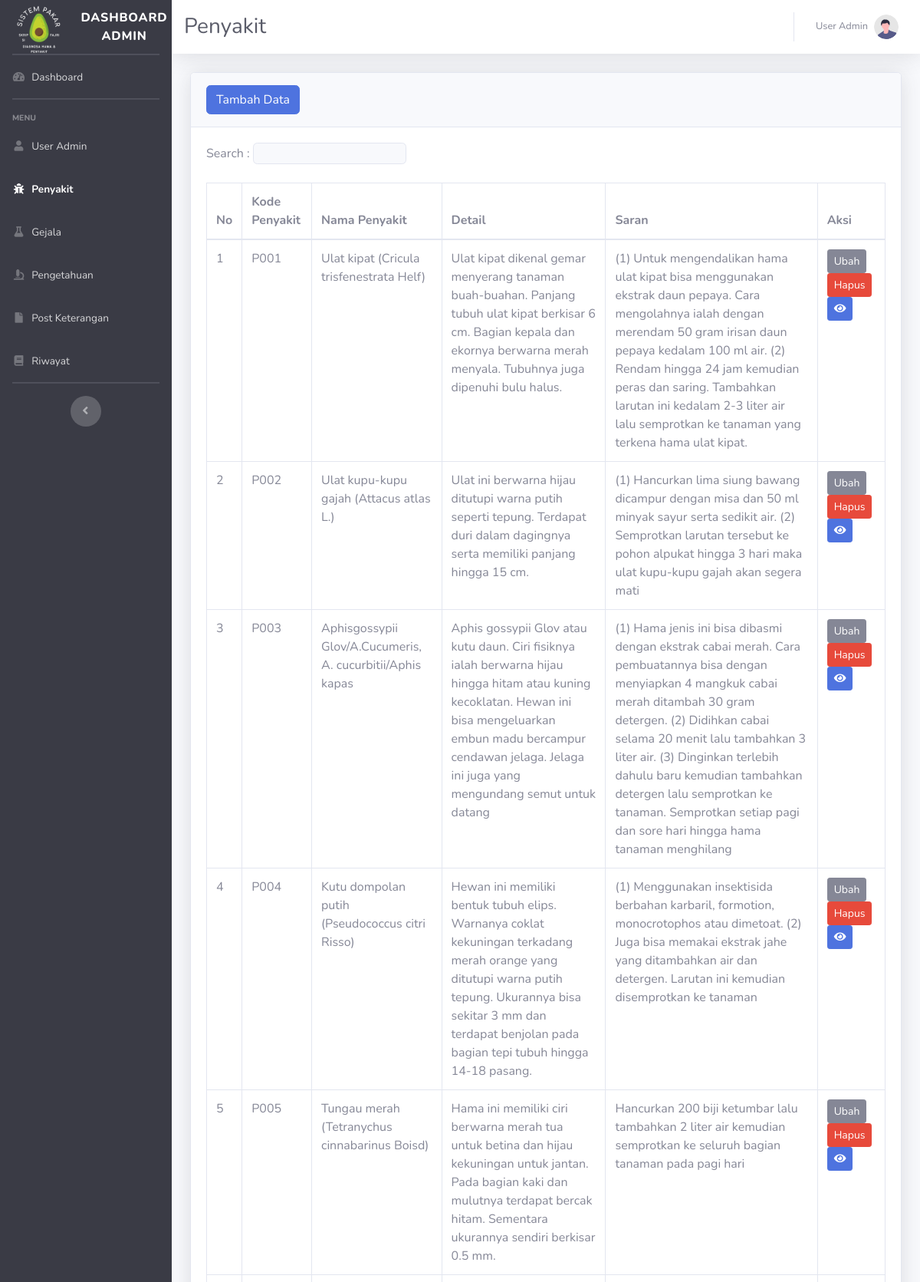
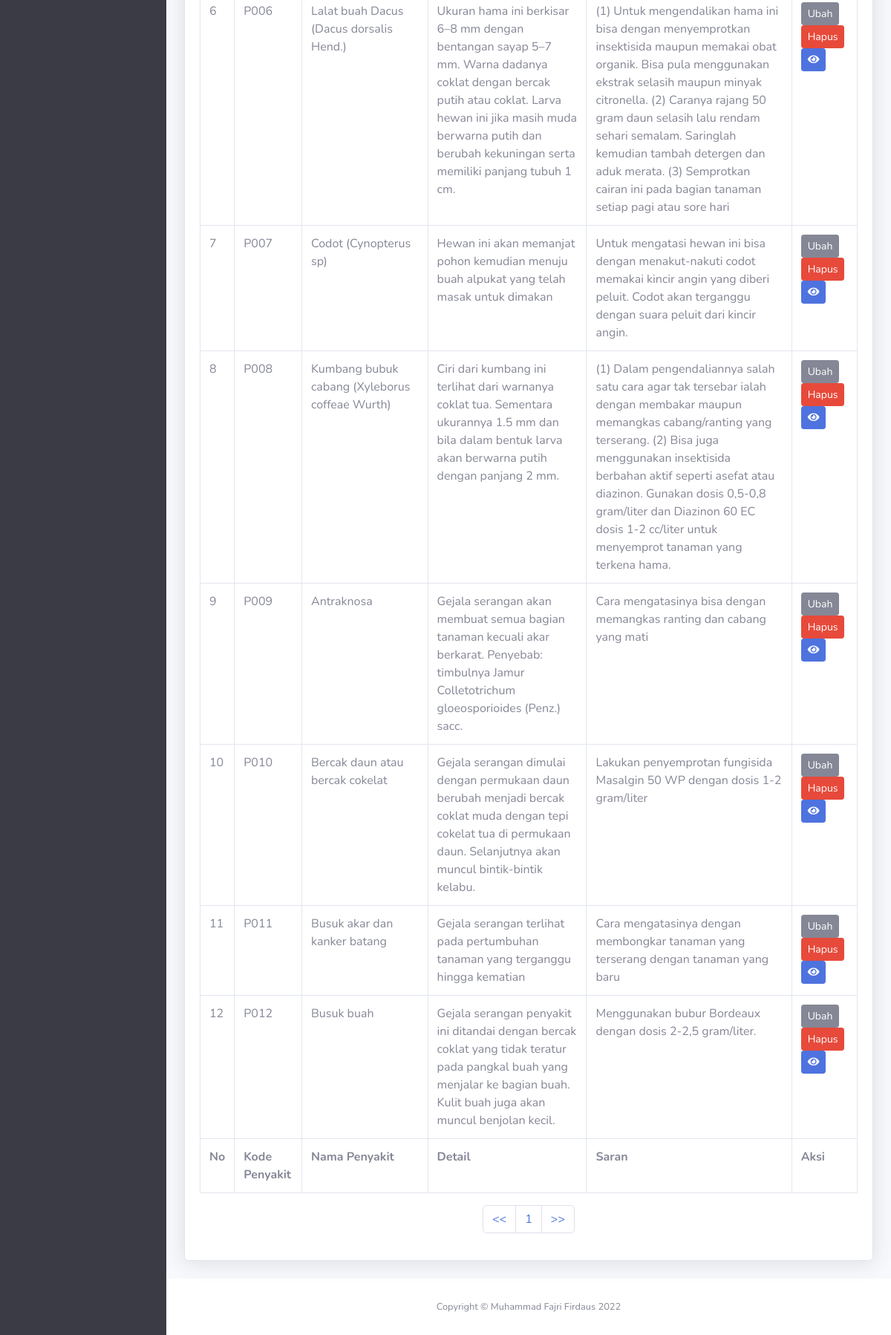
The page /admin/penyakit.php (signed in) on the database its author committed (2 pictures, top to bottom).
### tables this page shows
CREATE TABLE `penyakit` (
  `id` int(11) NOT NULL AUTO_INCREMENT,
  `kode_penyakit` varchar(5) NOT NULL,
  `nama_penyakit` varchar(255) NOT NULL,
  `det_penyakit` text NOT NULL,
  `srn_penyakit` text NOT NULL,
  `img` varchar(255) NOT NULL,
  PRIMARY KEY (`id`)
);

### admin/penyakit.php (the view, shortened to what this page needs)
<?php
include 'head.php';
?>
</head>
<body id="page-top">
    <div id="wrapper">
        <?php include 'side.php' ?>
        <div id="content-wrapper" class="d-flex flex-column">
            <div id="content">
                <?php include 'nav.php' ?>
                <div class="container-fluid">
                    <div class="card shadow mb-4">
                        <div class="card-header py-3">
                            <button class="btn btn-primary" type="button" data-target="#modalAdd" data-toggle="modal" data-whatever="@getbootstrap">Tambah Data</button>
                        </div>
                        <div class="card-body">
                            <div class="table-responsive">
                                <label for="search">Search :</label>
                                <input class="border rounded bg-light sm mb-4 col-xs-2" type="text" id="search" onkeyup="searchTable()">
                                <table class="table table-bordered" id="myTable" width="100%" cellspacing="0">
                                    <thead>
                                        <tr>
                                            <th>No</th>
                                            <th>Kode Penyakit</th>
                                            <th>Nama Penyakit</th>
                                            <th>Detail</th>
                                            <th>Saran</th>
                                            <th>Aksi</th>
                                        </tr>
                                    </thead>
                                    <tfoot style="border-top: #37393b;">
                                        <tr>
                                            <th>No</th>
                                            <th>Kode Penyakit</th>
                                            <th>Nama Penyakit</th>
                                            <th>Detail</th>
                                            <th>Saran</th>
                                            <th>Aksi</th>
                                        </tr>
                                    </tfoot>
                                    <tbody>
                                        <tr>
                                            <?php
                                            $edge = 25;
                                            $page = isset($_GET['page']) ? (int)$_GET['page'] : 1;
                                            $firstPage = ($page > 1) ? ($page * $edge) - $edge : 0;
                                            $previous = $page - 1;
                                            $next = $page + 1;
                                            $query = "SELECT * FROM penyakit";
                                            $sql = mysqli_query($conn, $query);
                                            $bil = $firstPage + 1;
                                            $d = mysqli_num_rows($sql);
                                            $pages = ceil($d / $edge);
                                            $datatable = mysqli_query($conn, "SELECT * FROM penyakit LIMIT $firstPage, $edge");
                                            while ($d = mysqli_fetch_array($datatable)) {
                                            ?>
                                        <tr>
                                            <td><?= $bil++; ?></td>
                                            <td><?= $d['kode_penyakit']; ?></td>
                                            <td><?= $d['nama_penyakit']; ?></td>
                                            <td><?= $d['det_penyakit']; ?></td>
                                            <td><?= $d['srn_penyakit']; ?></td>
                                            <td>
                                                <a href="" class='btn btn-secondary btn-sm' type='button' data-target="#modalEditData<?= $d['id']; ?>" data-toggle='modal'>Ubah</a>
                                                <button class='btn btn-danger btn-sm' type='button' data-target='#modalHapusData<?= $d['id']; ?>' data-toggle='modal'>Hapus</button>
                                                <button class='btn btn-primary btn-sm' type='button' data-target='#modalPreviewData<?= $d['id']; ?>' data-toggle='modal'><i class="fas fa-eye"></i></button>
                                            </td>
                                        </tr>
                                        </tr>
                            </div>
                        </div>
                    </div>
                </div>
            <?php } ?>
            <nav>
                <ul class="pagination justify-content-center">
                    <li class="page-item">
                        <a class="page-link" <?php if ($page > 1) {
                                                    echo "href='?page=$previous'";
                                                } ?>>
                            << </a>
                    </li>
                    <?php
                    for ($x = 1; $x <= $pages; $x++) {
                    ?>
                        <li class="page-item"><a class="page-link" href="?page=<?php echo $x ?>"><?php echo $x; ?></a></li>
                    <?php
                    }
                    ?>
                    <li class="page-item">
                        <a class="page-link" <?php if ($page < $pages) {
                                                    echo "href='?page=$next'";
                                                } ?>>>></a>
                    </li>
                </ul>
            </nav>
    <?php include 'footer.php' ?>

### rows shown on the page
penyakit: kode_penyakit "P001", nama_penyakit "Ulat kipat (Cricula trisfenestrata Helf)", det_penyakit "Ulat kipat dikenal gemar menyerang tanaman buah-buahan. Panjang tubuh ulat kipat berkisar 6 cm. Bagian kepala dan ekornya berwarna merah menyala. Tubuhnya juga dipenuhi bulu halus.", srn_penyakit "(1) Untuk mengendalikan hama ulat kipat bisa menggunakan ekstrak daun pepaya. Cara mengolahnya ialah dengan merendam 50 gram irisan daun pepaya kedalam 100 ml air. (2) Rendam hingga 24 jam kemudian peras dan saring. Tambahkan larutan ini kedalam 2-3 liter air lalu semprotkan ke tanaman yang terkena hama ulat kipat."
penyakit: kode_penyakit "P002", nama_penyakit "Ulat kupu-kupu gajah (Attacus atlas L.)", det_penyakit "Ulat ini berwarna hijau ditutupi warna putih seperti tepung. Terdapat duri dalam dagingnya serta memiliki panjang hingga 15 cm.", srn_penyakit "(1) Hancurkan lima siung bawang dicampur dengan misa dan 50 ml minyak sayur serta sedikit air. (2) Semprotkan larutan tersebut ke pohon alpukat hingga 3 hari maka ulat kupu-kupu gajah akan segera mati"
penyakit: kode_penyakit "P003", nama_penyakit "Aphisgossypii Glov/A.Cucumeris, A. cucurbitii/Aphis kapas", det_penyakit "Aphis gossypii Glov atau kutu daun. Ciri fisiknya ialah berwarna hijau hingga hitam atau kuning kecoklatan. Hewan ini bisa mengeluarkan embun madu bercampur cendawan jelaga. Jelaga ini juga yang mengundang semut untuk datang", srn_penyakit "(1) Hama jenis ini bisa dibasmi dengan ekstrak cabai merah. Cara pembuatannya bisa dengan menyiapkan 4 mangkuk cabai merah ditambah 30 gram detergen. (2) Didihkan cabai selama 20 menit lalu tambahkan 3 liter air. (3) Dinginkan terlebih dahulu baru kemudian tambahkan detergen lalu semprotkan ke tanaman. Semprotkan setiap pagi dan sore hari hingga hama tanaman menghilang"
penyakit: kode_penyakit "P004", nama_penyakit "Kutu dompolan putih (Pseudococcus citri Risso)", det_penyakit "Hewan ini memiliki bentuk tubuh elips. Warnanya coklat kekuningan terkadang merah orange yang ditutupi warna putih tepung. Ukurannya bisa sekitar 3 mm dan terdapat benjolan pada bagian tepi tubuh hingga 14-18 pasang.", srn_penyakit "(1) Menggunakan insektisida berbahan karbaril, formotion, monocrotophos atau dimetoat. (2) Juga bisa memakai ekstrak jahe yang ditambahkan air dan detergen. Larutan ini kemudian disemprotkan ke tanaman"
penyakit: kode_penyakit "P005", nama_penyakit "Tungau merah (Tetranychus cinnabarinus Boisd)", det_penyakit "Hama ini memiliki ciri berwarna merah tua untuk betina dan hijau kekuningan untuk jantan. Pada bagian kaki dan mulutnya terdapat bercak hitam. Sementara ukurannya sendiri berkisar 0.5 mm.", srn_penyakit "Hancurkan 200 biji ketumbar lalu tambahkan 2 liter air kemudian semprotkan ke seluruh bagian tanaman pada pagi hari"
penyakit: kode_penyakit "P006", nama_penyakit "Lalat buah Dacus (Dacus dorsalis Hend.)", det_penyakit "Ukuran hama ini berkisar 6–8 mm dengan bentangan sayap 5–7 mm. Warna dadanya coklat dengan bercak putih atau coklat. Larva hewan ini jika masih muda berwarna putih dan berubah kekuningan serta memiliki panjang tubuh 1 cm.", srn_penyakit "(1) Untuk mengendalikan hama ini bisa dengan menyemprotkan insektisida maupun memakai obat organik. Bisa pula menggunakan ekstrak selasih maupun minyak citronella. (2) Caranya rajang 50 gram daun selasih lalu rendam sehari semalam. Saringlah kemudian tambah detergen dan aduk merata. (3) Semprotkan cairan ini pada bagian tanaman setiap pagi atau sore hari"
penyakit: kode_penyakit "P007", nama_penyakit "Codot (Cynopterus sp)", det_penyakit "Hewan ini akan memanjat pohon kemudian menuju buah alpukat yang telah masak untuk dimakan", srn_penyakit "Untuk mengatasi hewan ini bisa dengan menakut-nakuti codot memakai kincir angin yang diberi peluit. Codot akan terganggu dengan suara peluit dari kincir angin."
penyakit: kode_penyakit "P008", nama_penyakit "Kumbang bubuk cabang (Xyleborus coffeae Wurth)", det_penyakit "Ciri dari kumbang ini terlihat dari warnanya coklat tua. Sementara ukurannya 1.5 mm dan bila dalam bentuk larva akan berwarna putih dengan panjang 2 mm.", srn_penyakit "(1) Dalam pengendaliannya salah satu cara agar tak tersebar ialah dengan membakar maupun memangkas cabang/ranting yang terserang. (2) Bisa juga menggunakan insektisida berbahan aktif seperti asefat atau diazinon. Gunakan dosis 0,5-0,8 gram/liter dan Diazinon 60 EC dosis 1-2 cc/liter untuk menyemprot tanaman yang terkena hama."
penyakit: kode_penyakit "P009", nama_penyakit "Antraknosa", det_penyakit "Gejala serangan akan membuat semua bagian tanaman kecuali akar berkarat. Penyebab: timbulnya Jamur Colletotrichum gloeosporioides (Penz.) sacc.", srn_penyakit "Cara mengatasinya bisa dengan memangkas ranting dan cabang yang mati"
penyakit: kode_penyakit "P010", nama_penyakit "Bercak daun atau bercak cokelat", det_penyakit "Gejala serangan dimulai dengan permukaan daun berubah menjadi bercak coklat muda dengan tepi cokelat tua di permukaan daun. Selanjutnya akan muncul bintik-bintik kelabu.", srn_penyakit "Lakukan penyemprotan fungisida Masalgin 50 WP dengan dosis 1-2 gram/liter"
penyakit: kode_penyakit "P011", nama_penyakit "Busuk akar dan kanker batang", det_penyakit "Gejala serangan terlihat pada pertumbuhan tanaman yang terganggu hingga kematian", srn_penyakit "Cara mengatasinya dengan membongkar tanaman yang terserang dengan tanaman yang baru"
penyakit: kode_penyakit "P012", nama_penyakit "Busuk buah", det_penyakit "Gejala serangan penyakit ini ditandai dengan bercak coklat yang tidak teratur pada pangkal buah yang menjalar ke bagian buah. Kulit buah juga akan muncul benjolan kecil.", srn_penyakit "Menggunakan bubur Bordeaux dengan dosis 2-2,5 gram/liter."

### other values the page prints
$_SESSION['nama'] "User Admin"
